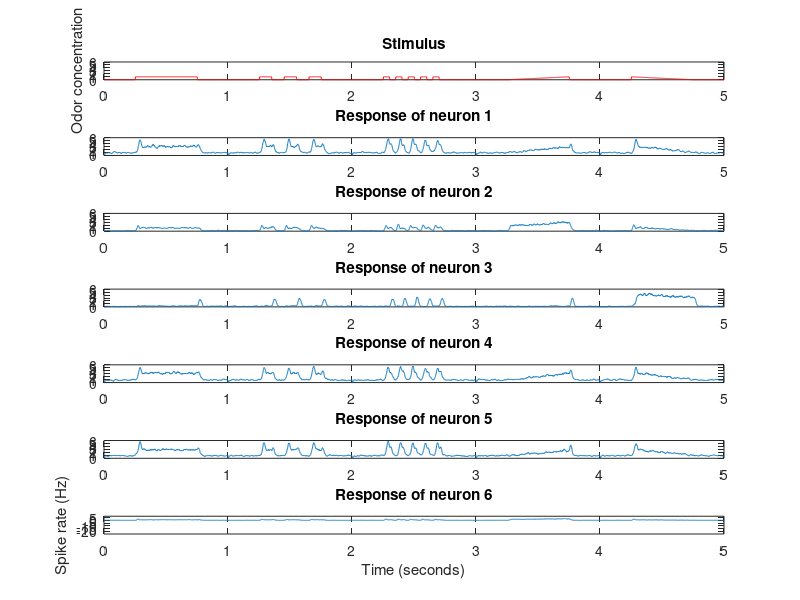
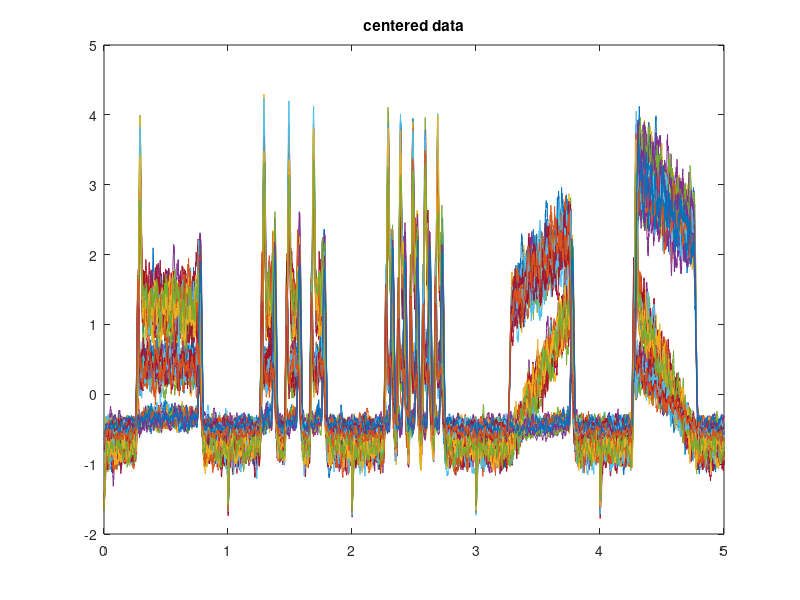
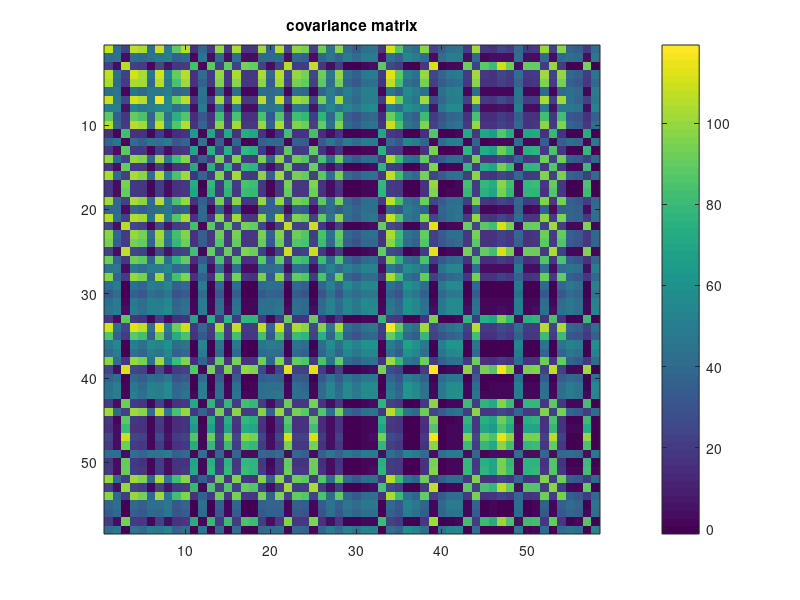
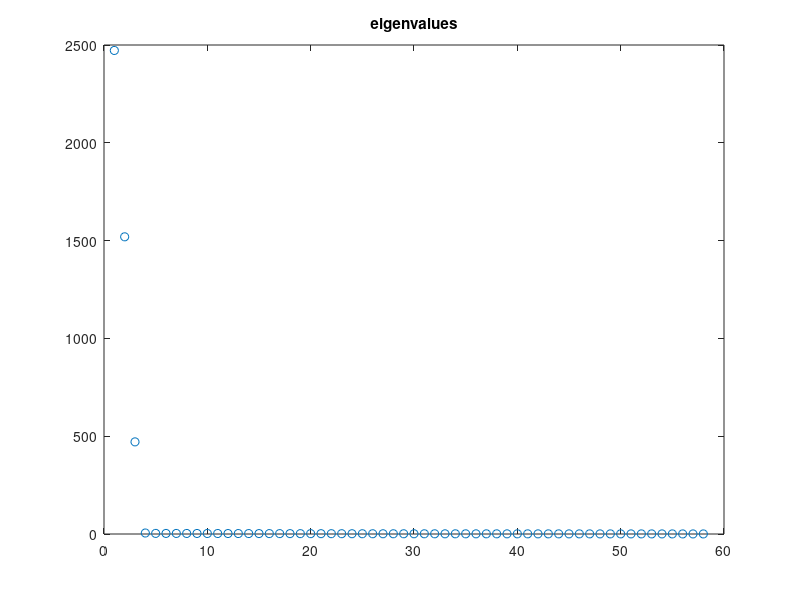

MATLAB code for these plots, in order:
%% PCA on simulated neurons

% AVB 3/10/2016

close all 
clear all

%% Load data 
load('pca_data.mat')

%% Plot data
figure
ax(1) = subplot(7,1,1);
plot(time,stim','r')
ylabel('Odor concentration')
title('Stimulus')
for i = 1:6
    ax(i+1) = subplot(7,1,i+1);
    plot(time,data(i,:))
    title(['Response of neuron ',num2str(i)])
end
xlabel('Time (seconds)')
ylabel('Spike rate (Hz)')
linkaxes(ax(:),'xy')
ax_lims = [min(data(:)),max(data(:))];
ylim(ax_lims)

%% Get the number of neurons and time points
[num_neurons,num_time_points] = size(data);

%% Subtract off the mean of each feature 
mu = mean(data,2);
data_cent = data - repmat(mu,1,num_time_points);
new_mu = mean(data_cent,2);


%% Plot centered data
figure
plot(time,data_cent)
title('centered data')

%% Calculate the covariance matrix and plot
cov_mat = (1/num_neurons).*data_cent*data_cent';
% Plot covariance matrix 
figure
imagesc(cov_mat)
colorbar
title('covariance matrix')

%% Find the eigenvectors and eigenvalues 
[V,D] = eig(cov_mat); % columns of V are eigenvectors 
% Make a vector of eigenvalues 
lambda = diag(D);
% Sort eigenvalues with largest first 
[lambda_sorted, Idx] = sort(lambda,'descend');

% plot the eigenvalues 
figure
plot(lambda_sorted,'o')
title('eigenvalues')

%% Plot the eigenvectors
figure
title('eigenvectors')
for i = 1:6
    ax(i) = subplot(6,1,i);
    plot(V(:,Idx(i)))
end
%linkaxes(ax(:),'y')
%ax_lims = [min(V(:)),max(V(:))];
%ylim(ax_lims)

%% Find principal components by projecting data onto the eigenvectors 
pcs = data'*V;
% Plot principal components
figure
title('principal components')
for i = 1:6
    ax(i) = subplot(6,1,i);
    plot(pcs(:,i))
end
linkaxes(ax(:),'y')
ax_lims = [min(pcs(:)),max(pcs(:))];
ylim(ax_lims)

%% Plot new covariance matrix 
cov_mat_2 = cov(pcs);
figure
imagesc(cov_mat_2)
title('new cov matrix')

%% Find weights by projecting each cell onto principal components
% Find weights
wts = data_cent*pcs;
% Plot weights
figure
plot3(wts(:,1),wts(:,2),wts(:,3),'o')
xlabel('projection onto PC1')
ylabel('projection onto PC2')
zlabel('projection onto PC3')
title('Projection of neurons onto PCs 1, 2 and 3')